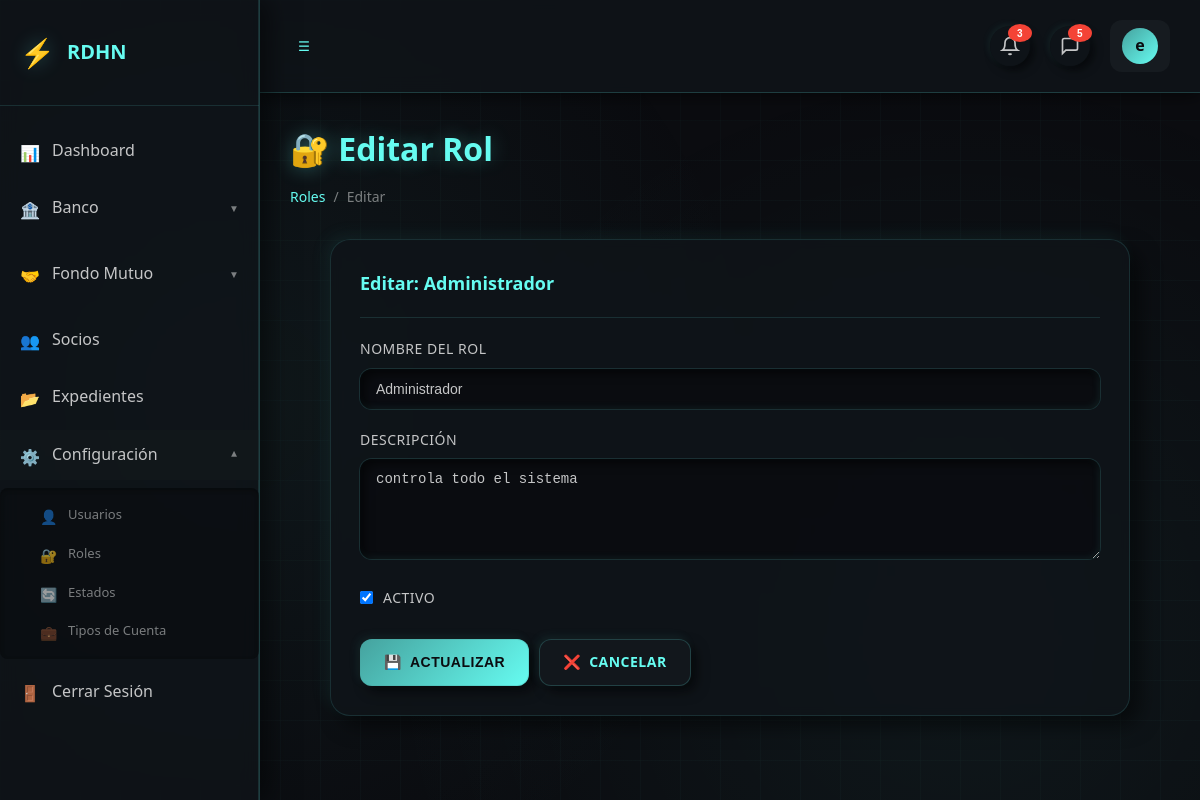
Page /roles/1/editar/ (signed in) on the committed database.
### core/models.py (models this page shows, shortened)
class Usuario(AbstractBaseUser, PermissionsMixin):
    socio = models.OneToOneField(
        Socio,
        null=True,
        blank=True,
        on_delete=models.SET_NULL,
        related_name="usuario"
    )
    usuario = models.CharField(
        max_length=50,
        unique=True,
        db_index=True,
        validators=[
            RegexValidator(
                regex=r'^[a-zA-Z0-9_]{4,}$',
                message='Usuario debe tener al menos 4 caracteres alfanuméricos o guión bajo'
            )
        ]
    )
    email = models.EmailField(max_length=100, unique=True, db_index=True)
    password_updated_at = models.DateTimeField(null=True, blank=True)
    password_expira_dias = models.IntegerField(
        default=90,
        help_text="Días hasta que expire la contraseña",
        validators=[MinValueValidator(0)]
    )
    ultimo_acceso = models.DateTimeField(null=True, blank=True)
    intentos_fallidos = models.IntegerField(
        default=0,
        validators=[MinValueValidator(0)]
    )
    bloqueado_hasta = models.DateTimeField(null=True, blank=True, db_index=True)
    requiere_cambio_password = models.BooleanField(default=True)
    id_estado = models.ForeignKey(
        CatEstado,
        null=True,
        blank=True,
        on_delete=models.PROTECT,
        related_name='usuarios',
        limit_choices_to={'dominio': 'USUARIO'}
    )
    is_active = models.BooleanField(default=True, verbose_name="Activo")
    is_staff = models.BooleanField(default=False, verbose_name="Es staff")
    token_recuperacion = models.CharField(max_length=100, null=True, blank=True)
    token_expira = models.DateTimeField(null=True, blank=True)
    creado_en = models.DateTimeField(auto_now_add=True)
    actualizado_en = models.DateTimeField(auto_now=True)
    roles = models.ManyToManyField(
        Rol,
        through='UsuarioRol',
        through_fields=('usuario', 'rol'),
        related_name='usuarios',
        blank=True
    )
    groups = models.ManyToManyField(
        'auth.Group',
        verbose_name='grupos',
        blank=True,
        help_text='Los grupos a los que pertenece este usuario.',
        related_name='usuarios_custom',
        related_query_name='usuario_custom',
    )
    user_permissions = models.ManyToManyField(
        'auth.Permission',
        verbose_name='permisos de usuario',
        blank=True,
        help_text='Permisos específicos para este usuario.',
        related_name='usuarios_custom',
        related_query_name='usuario_custom',
    )
    two_factor_enabled = models.BooleanField(default=True, verbose_name="2FA Habilitado")
    two_factor_code = models.CharField(max_length=6, null=True, blank=True)
    two_factor_code_expira = models.DateTimeField(null=True, blank=True)
    USERNAME_FIELD = 'usuario'
    EMAIL_FIELD = 'email'
    REQUIRED_FIELDS = ['email']
    objects = UsuarioManager()
    class Meta:
        db_table = "USUARIOS"
        verbose_name = 'Usuario'
        verbose_name_plural = 'Usuarios'
        constraints = [
            models.CheckConstraint(
                check=Q(intentos_fallidos__gte=0),
                name="chk_intentos_no_negativo",
            ),
        ]
        indexes = [
            models.Index(fields=['usuario']),
            models.Index(fields=['email']),
            models.Index(fields=['is_active', 'is_staff']),
            models.Index(fields=['bloqueado_hasta']),
            models.Index(fields=['id_estado']),
        ]
    def get_short_name(self):
        if self.socio:
            return self.socio.primer_nombre
        return self.usuario

class Socio(models.Model):
    numero_socio = models.CharField(max_length=20, unique=True, db_index=True)
    primer_nombre = models.CharField(max_length=50)
    segundo_nombre = models.CharField(max_length=50, null=True, blank=True)
    primer_apellido = models.CharField(max_length=50)
    segundo_apellido = models.CharField(max_length=50, null=True, blank=True)
    identidad = models.CharField(
        max_length=15,  # Sin guiones, solo dígitos
        unique=True,
        db_index=True,
        validators=[
            RegexValidator(
                regex=r'^\d{13}$',
                message='La identidad debe tener exactamente 13 dígitos'
            )
        ]
    )
    direccion = models.TextField(null=True, blank=True)
    fecha_ingreso = models.DateField()
    fecha_egreso = models.DateField(null=True, blank=True)
    id_estado = models.ForeignKey(
        CatEstado,
        null=True,
        blank=True,
        on_delete=models.PROTECT,
        related_name='socios',
        limit_choices_to={'dominio': 'SOCIO'}
    )
    creado_en = models.DateTimeField(auto_now_add=True)
    actualizado_en = models.DateTimeField(auto_now=True)
    creado_por = models.ForeignKey(
        'Usuario',
        on_delete=models.PROTECT,
        related_name='socios_creados',
        null=True,
        blank=True
    )
    class Meta:
        db_table = "SOCIO"
        verbose_name = "Socio"
        verbose_name_plural = "Socios"
        constraints = [
            models.CheckConstraint(
                check=Q(fecha_egreso__isnull=True) | Q(fecha_egreso__gte=F("fecha_ingreso")),
                name="chk_socio_fecha_egreso_ge_ingreso",
            ),
        ]
        indexes = [
            models.Index(fields=["numero_socio"]),
            models.Index(fields=["identidad"]),
            models.Index(fields=["id_estado"]),
            models.Index(fields=["-fecha_ingreso"]),
        ]

class Rol(models.Model):
    nombre_rol = models.CharField(max_length=50, unique=True)
    descripcion = models.TextField(null=True, blank=True)
    estado = models.BooleanField(default=True)
    creado_en = models.DateTimeField(auto_now_add=True)
    actualizado_en = models.DateTimeField(auto_now=True)
    class Meta:
        db_table = "ROLES"
        verbose_name = "Rol"
        verbose_name_plural = "Roles"

### core/views.py (the view)
# urls.py: path('roles/<int:pk>/editar/', views.roles_editar, name='roles_editar'),
@login_required
def roles_editar(request, pk):
    rol = get_object_or_404(Rol, pk=pk)
    if request.method == 'POST':
        form = RolForm(request.POST, instance=rol)
        if form.is_valid():
            form.save()
            messages.success(request, 'Rol actualizado correctamente')
            return redirect('core:roles_listar')
    else:
        form = RolForm(instance=rol)
    return render(request, 'core/roles/editar.html', {'form': form, 'rol': rol})

### core/forms.py
class RolForm(forms.ModelForm):
    class Meta:
        model = Rol
        fields = ['nombre_rol', 'descripcion', 'estado']
        widgets = {
            'nombre_rol': forms.TextInput(attrs={'class': 'form-input', 'placeholder': 'Nombre del rol'}),
            'descripcion': forms.Textarea(attrs={'class': 'form-textarea', 'rows': 3}),
        }

### core/templates/core/roles/editar.html (shortened to what this page needs)
{% extends 'core/base.html' %}
{% block content %}
<div class="content-header">
    <h1 class="content-title">🔐 Editar Rol</h1>
    <div class="breadcrumb">
        <span class="breadcrumb-item"><a href="{% url 'core:roles_listar' %}">Roles</a></span>
        <span class="breadcrumb-item">Editar</span>
    </div>
</div>
<div class="card" style="max-width: 800px; margin: 0 auto;">
    <div class="card-header">
        <h2 class="card-title">Editar: {{ rol.nombre_rol }}</h2>
    </div>
    <div class="card-body">
        <form method="post">
            <div class="form-group">
                <label class="form-label">Nombre del Rol</label>
                {{ form.nombre_rol }}
            </div>
            <div class="form-group">
                <label class="form-label">Descripción</label>
                {{ form.descripcion }}
            </div>
            <div class="form-group">
                <label style="display: flex; align-items: center; gap: 10px; cursor: pointer;">
                    {{ form.estado }}
                    <span class="form-label" style="margin: 0;">Activo</span>
                </label>
            </div>
            <div style="display: flex; gap: 10px; margin-top: 30px;">
                <button type="submit" class="btn btn-primary">
                    <span>💾</span> Actualizar
                </button>
                <a href="{% url 'core:roles_listar' %}" class="btn">
                    <span>❌</span> Cancelar
                </a>
            </div>
        </form>
    </div>
</div>
{% endblock %}

### core/templates/core/base.html (shortened to what this page needs)
<!DOCTYPE html>
<html lang="es">
<head>
    {% load static %}
    <link rel="stylesheet" href="{% static 'css/styles.css' %}">
</head>
<body>
    <div class="background"></div>
    <div class="layout">
        {% if user.is_authenticated %}
            <aside class="sidebar" id="sidebar">
                <div class="sidebar-header">
                    <span class="sidebar-logo">⚡</span>
                    <span class="sidebar-title">RDHN</span>
                </div>
                <nav>
                    <ul class="sidebar-menu">
                        <li class="sidebar-item">
                            <a href="{% url 'core:dashboard' %}" class="sidebar-link {% if request.resolver_match.url_name == 'dashboard' and request.resolver_match.app_name == 'core' %}active{% endif %}">
                                <span class="sidebar-icon">📊</span>
                                <span class="sidebar-text">Dashboard</span>
                            </a>
                        </li>
                        <li class="sidebar-item sidebar-dropdown">
                            <a href="#" class="sidebar-link {% if request.resolver_match.app_name == 'banco' %}active{% endif %}">
                                <span class="sidebar-icon">🏦</span>
                                <span class="sidebar-text">Banco</span>
                                <span class="sidebar-arrow">▼</span>
                            </a>
                        </li>
                        <li class="sidebar-item sidebar-dropdown">
                            <a href="#" class="sidebar-link {% if request.resolver_match.app_name == 'fondo_mutuo' %}active{% endif %}">
                                <span class="sidebar-icon">🤝</span>
                                <span class="sidebar-text">Fondo Mutuo</span>
                                <span class="sidebar-arrow">▼</span>
                            </a>
                        </li>
                        <li class="sidebar-item">
                            <a href="{% url 'core:socios_listar' %}" class="sidebar-link {% if 'socio' in request.path %}active{% endif %}">
                                <span class="sidebar-icon">👥</span>
                                <span class="sidebar-text">Socios</span>
                            </a>
                        </li>
                        <li class="sidebar-item">
                            <a href="{% url 'core:expedientes_listar' %}" class="sidebar-link {% if 'expediente' in request.path %}active{% endif %}">
                                <span class="sidebar-icon">📂</span>
                                <span class="sidebar-text">Expedientes</span>
                            </a>
                        </li>
                        <li class="sidebar-item sidebar-dropdown">
                            <a href="#" class="sidebar-link">
                                <span class="sidebar-icon">⚙️</span>
                                <span class="sidebar-text">Configuración</span>
                                <span class="sidebar-arrow">▼</span>
                            </a>
                            <ul class="sidebar-submenu">
                                <li class="sidebar-subitem">
                                    <a href="{% url 'core:usuarios_listar' %}" class="sidebar-sublink">
                                        <span class="sidebar-icon">👤</span>
                                        <span class="sidebar-text">Usuarios</span>
                                    </a>
                                </li>
                                <li class="sidebar-subitem">
                                    <a href="{% url 'core:roles_listar' %}" class="sidebar-sublink">
                                        <span class="sidebar-icon">🔐</span>
                                        <span class="sidebar-text">Roles</span>
                                    </a>
                                </li>
                                <li class="sidebar-subitem">
                                    <a href="{% url 'core:estados_listar' %}" class="sidebar-sublink">
                                        <span class="sidebar-icon">🔄</span>
                                        <span class="sidebar-text">Estados</span>
                                    </a>
                                </li>
                                <li class="sidebar-subitem">
                                    <a href="{% url 'banco:tipos_cuenta_listar' %}" class="sidebar-sublink">
                                        <span class="sidebar-icon">💼</span>
                                        <span class="sidebar-text">Tipos de Cuenta</span>
                                    </a>
                                </li>
                            </ul>
                        </li>
                        <li class="sidebar-item">
                            <a href="{% url 'core:logout' %}" class="sidebar-link">
                                <span class="sidebar-icon">🚪</span>
                                <span class="sidebar-text">Cerrar Sesión</span>
                            </a>
                        </li>
                    </ul>
                </nav>
            </aside>
            <div class="main-content">
                <header class="topbar">
                    <div class="topbar-left">
                       <button class="topbar-toggle" id="sidebarToggle">
                            <span>☰</span>
                        </button>
                    </div>
                    <div class="topbar-right">
                        <button class="topbar-icon-btn" id="notificationsBtn" aria-label="Notificaciones">
                            <svg width="20" height="20" viewBox="0 0 24 24" fill="none" stroke="currentColor" stroke-width="2">
                                <path d="M18 8A6 6 0 0 0 6 8c0 7-3 9-3 9h18s-3-2-3-9"></path>
                                <path d="M13.73 21a2 2 0 0 1-3.46 0"></path>
                            </svg>
                            <span class="badge badge-danger">3</span>
                        </button>
                        <button class="topbar-icon-btn" id="messagesBtn" aria-label="Mensajes">
                            <svg width="20" height="20" viewBox="0 0 24 24" fill="none" stroke="currentColor" stroke-width="2">
                                <path d="M21 15a2 2 0 0 1-2 2H7l-4 4V5a2 2 0 0 1 2-2h14a2 2 0 0 1 2 2z"></path>
                            </svg>
                            <span class="badge badge-primary">5</span>
                        </button>
                        <div class="topbar-user">
                            <div class="topbar-avatar">{{ user.get_short_name.0|default:"U" }}</div>
                        </div>
                    </div>
                </header>
                <main class="content">
                    {% block content %}{% endblock %}
                </main>
            </div>
        {% else %}
            {% block auth_content %}{% endblock %}
        {% endif %}
    </div>
</body>
</html>

### rows in the picture
Usuario: get_short_name.0 "e"
Rol: nombre_rol "Administrador", descripcion "controla todo el sistema", estado "☑"
